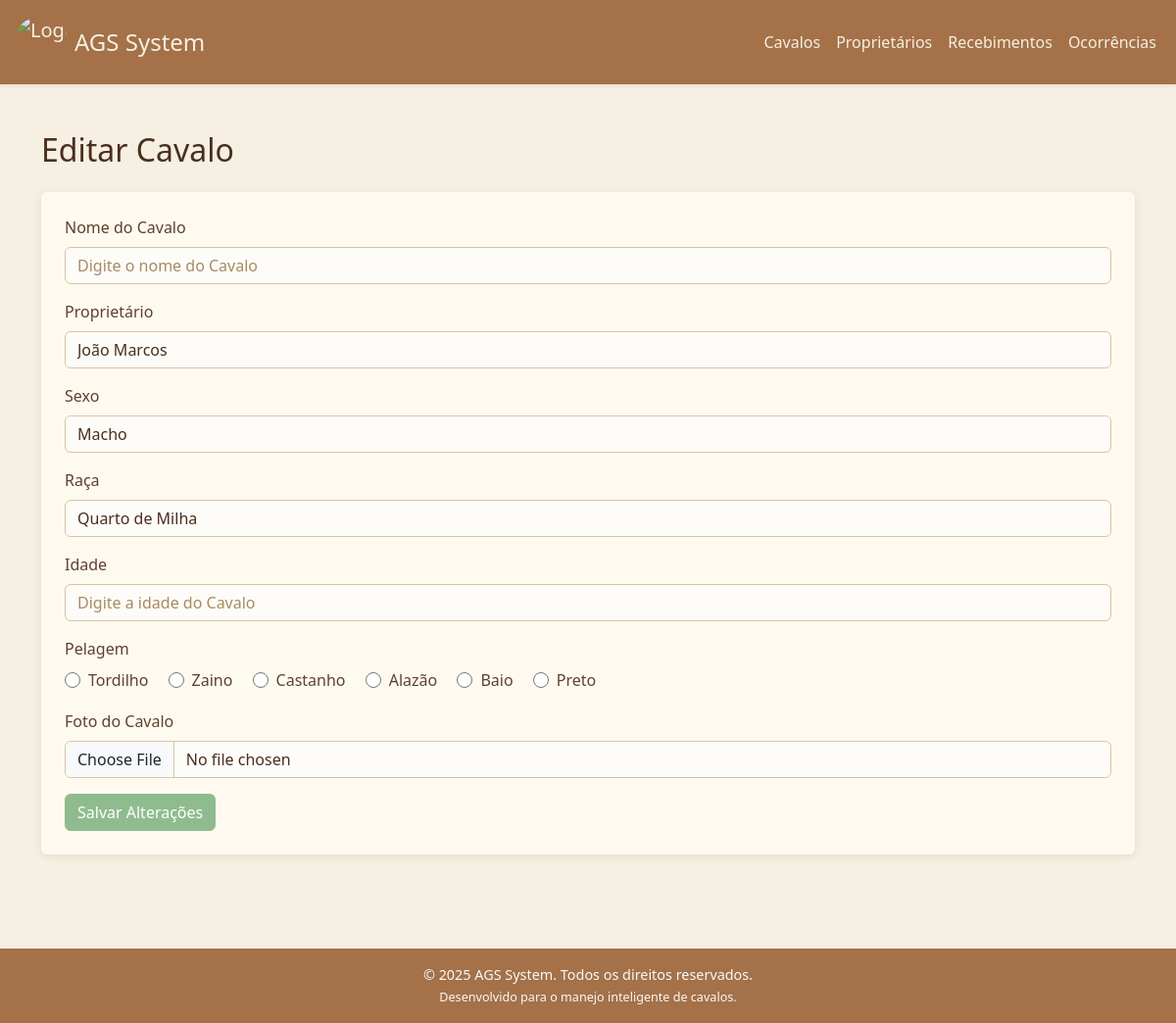
The page /cavalo/3/editar on the database as committed earlier.
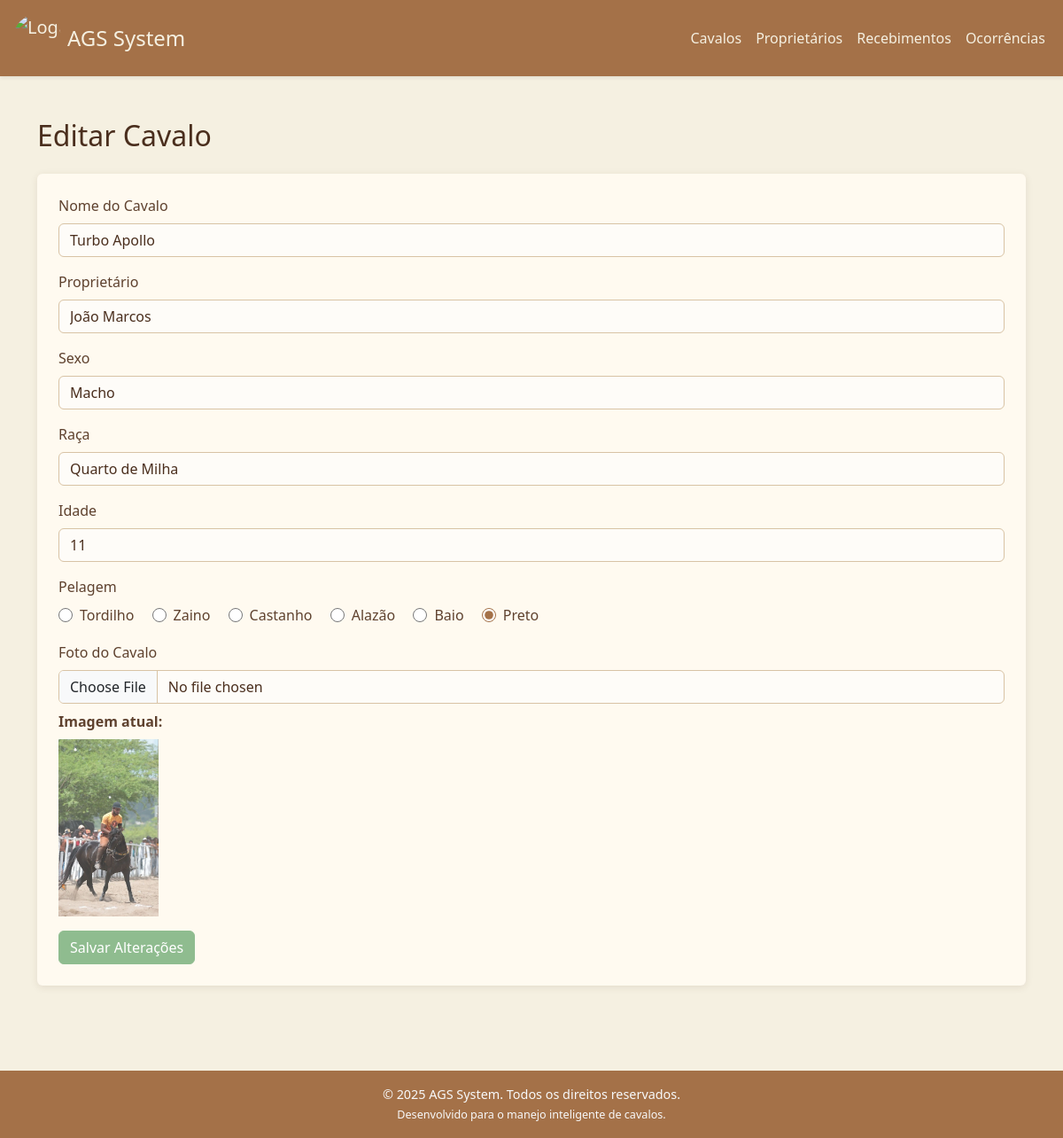
The same page on the database as committed later.
### tables this page shows
CREATE TABLE pelagem (
            id INTEGER PRIMARY KEY AUTOINCREMENT,
            pelagem TEXT NOT NULL
        );

CREATE TABLE cavalos (
            id INTEGER PRIMARY KEY AUTOINCREMENT,
            nome TEXT NOT NULL,
            sexo_id INTEGER,
            raca_id INTEGER,
            idade INTEGER,
            pelagem_id INTEGER,
            proprietario_id INTEGER,
            imagem TEXT,
            FOREIGN KEY (sexo_id) REFERENCES sexo(id),
            FOREIGN KEY (raca_id) REFERENCES raca(id),
            FOREIGN KEY (pelagem_id) REFERENCES pelagem(id),
            FOREIGN KEY (proprietario_id) REFERENCES proprietario(id)
        );

CREATE TABLE proprietario (
            id INTEGER PRIMARY KEY AUTOINCREMENT,
            nome TEXT NOT NULL,
            telefone TEXT
        );

CREATE TABLE sexo (
            id INTEGER PRIMARY KEY AUTOINCREMENT,
            sexo TEXT NOT NULL
        );

CREATE TABLE raca (
            id INTEGER PRIMARY KEY AUTOINCREMENT,
            raca TEXT NOT NULL
        );

### app.py (the view, shortened to what this page needs)
@app.route('/cavalo/<int:id>/editar', methods=['GET', 'POST'])
def editarCavalo(id):
    conn = conexao()
    cavalo = conn.execute('SELECT * FROM cavalos WHERE id=?', (id,)).fetchone()
    proprietarios = conn.execute('SELECT * FROM proprietario').fetchall()
    sexos = conn.execute('SELECT * FROM sexo').fetchall()
    racas = conn.execute('SELECT * FROM raca').fetchall()
    pelagens = conn.execute('SELECT * FROM pelagem').fetchall()
    conn.close()
    return render_template('editar_cavalo.html', cavalo=cavalo, proprietarios=proprietarios, sexos=sexos, racas=racas, pelagens=pelagens)

### app.py (called while the page is built)
@app.context_processor
def inject_now():
    return {'now': datetime.now()}

### database.py (called while the page is built)
def conexao():
    conn = sqlite3.connect(db_path)
    conn.row_factory = sqlite3.Row
    return conn

### templates/editar_cavalo.html (shortened to what this page needs)
{% extends 'base.html' %}
{% block content %}
<h2 class="mb-4">Editar Cavalo</h2>
<form
  method="POST"
  enctype="multipart/form-data"
  class="bg-secondary p-4 rounded"
>
  <div class="mb-3">
    <label for="name" class="form-label">Nome do Cavalo</label>
    <input
      type="text"
      class="form-control"
      id="name"
      name="name"
      required
      placeholder="Digite o nome do Cavalo"
      value="{{ cavalo.nome }}"
    />
  </div>
  <div class="mb-3">
    <label for="proprietario_id" class="form-label">Proprietário</label>
    <select name="proprietario_id" class="form-control" required>
      {% for proprietario in proprietarios %}
      <option value="{{ proprietario.id }}" {% if proprietario.id == cavalo.proprietario_id %}selected{% endif %}>
        {{ proprietario.nome }}
      </option>
      {% endfor %}
    </select>
  </div>
  <div class="mb-3">
    <label for="sexo_id" class="form-label">Sexo</label>
    <select name="sexo_id" class="form-control" required>
      {% for sexo in sexos %}
      <option value="{{ sexo.id }}" {% if sexo.id == cavalo.sexo_id %}selected{% endif %}>
        {{ sexo.sexo }}
      </option>
      {% endfor %}
    </select>
  </div>
  <div class="mb-3">
    <label for="raca_id" class="form-label">Raça</label>
    <select name="raca_id" class="form-control" required>
      {% for raca in racas %}
      <option value="{{ raca.id }}" {% if raca.id == cavalo.raca_id %}selected{% endif %}>
        {{ raca.raca }}
      </option>
      {% endfor %}
    </select>
  </div>
  <div class="mb-3">
    <label for="idade" class="form-label">Idade</label>
    <input
      type="number"
      class="form-control"
      id="idade"
      name="idade"
      required
      placeholder="Digite a idade do Cavalo"
      value="{{ cavalo.idade }}"
    />
  </div>
  <div class="mb-3">
    <label class="form-label">Pelagem</label><br />
    {% for pelagem in pelagens %}
    <div class="form-check form-check-inline">
      <input
        class="form-check-input"
        type="radio"
        name="pelagem_id"
        id="pelagem_{{ pelagem.id }}"
        value="{{ pelagem.id }}"
        {% if pelagem.id == cavalo.pelagem_id %}checked{% endif %}
      />
      <label class="form-check-label" for="pelagem_{{ pelagem.id }}">
        {{ pelagem.pelagem }}
      </label>
    </div>
    {% endfor %}
  </div>
  <div class="mb-3">
    <label for="imagem" class="form-label">Foto do Cavalo</label>
    <input
      type="file"
      class="form-control"
      id="imagem"
      name="imagem"
      accept="image/*"
    />
    {% if cavalo.imagem %}
    <div class="mt-2">
      <strong>Imagem atual:</strong><br>
      <img src="{{ url_for('static', filename='uploads/' ~ cavalo.imagem) }}" alt="Foto do Cavalo" class="img-fluid mt-2" style="max-height: 200px;">
    </div>
    {% endif %}
  </div>
  <button type="submit" class="btn btn-success">Salvar Alterações</button>
</form>
{% endblock %}

Rows that differ between the two databases and show on the page:
added cavalos: name "Turbo Apollo", proprietario_id "João Marcos", sexo_id "Macho", raca_id "Quarto de Milha", idade "11", imagem (picture)
computed for pelagem "Preto": pelagem_id "☐ Preto" → "☑ Preto"
Other text that changed with them:
form field proprietario_id: "João Marcos" → (not shown)
form field sexo_id: "Macho" → (not shown)
form field raca_id: "Quarto de Milha" → (not shown)
text now shown: "Imagem atual:"
